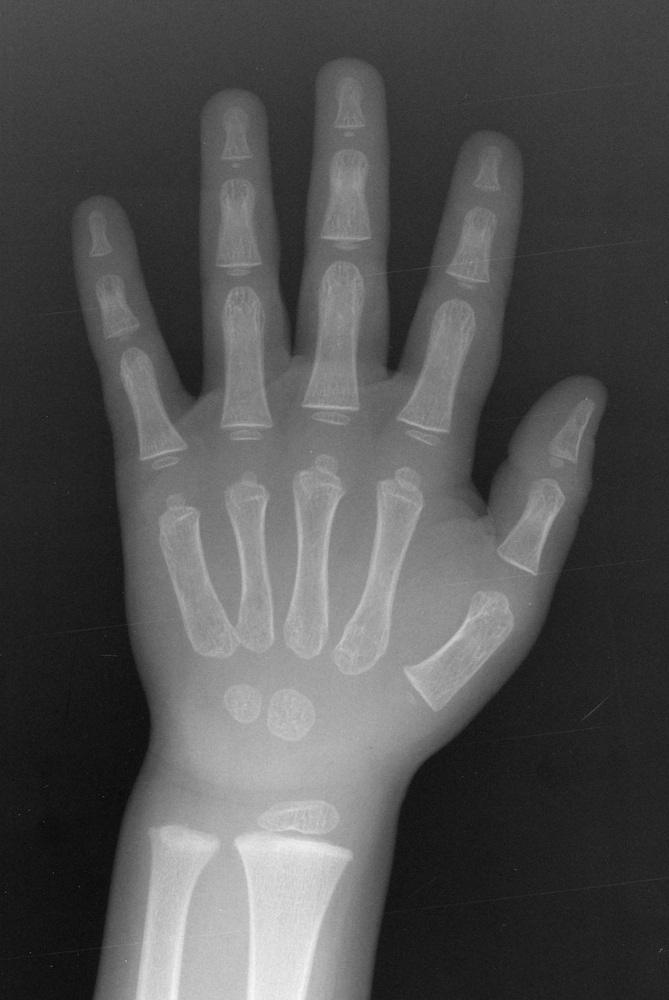
#> input picture Image/OpenCV/image/m_5.jpg, 669 x 1000 px, shrunk from 1070 x 1600 before the run, found by its file name
$ python lxxxxx.py
#> lines starting #> are read from the running program, lines starting #| are printed output that depends on the picture
import os
try:
	import cv2
	import numpy as np
	from matplotlib import pyplot as plt
	import scipy
	import urllib
except:
	os.system("pip install numpy")
	os.system("pip install opencv-python")
	os.system("pip install matplotlib")
	os.system("pip install scipy")
	# os.system("pip install urllib")
	import numpy as np
	import cv2
	from matplotlib import pyplot as plt
	import urllib
	import scipy

# GrabCut
name = "C:/Study/github/Lookoop/Image/OpenCV/image/m_5.jpg" #(794, 688, 3)
img = cv2.imread(name)
#> img is the input picture: shape (1000, 669, 3); min 5, max 249, mean 81.4

# print(img.shape) # (500, 500, 3)
mask = np.zeros(img.shape[:2],np.uint8) # mask
h, w, _ =  img.shape
#> h = 1000; w = 669

bgdModel = np.zeros((1,65),np.float64)
fgdModel = np.zeros((1,65),np.float64)

rect = (int(w * 0.1), int(h * 0.1), int(w * 0.9), int(h * 0.9))
#> rect = (66, 100, 602, 900)
# rect = (0, 0, w, h)

# print(rect)
cv2.grabCut(img,mask,rect,bgdModel,fgdModel,5,cv2.GC_INIT_WITH_RECT)

mask2 = np.where((mask==2)|(mask==0),0,1).astype('uint8')
img = img*mask2[:,:,np.newaxis] # np.newaxis = None
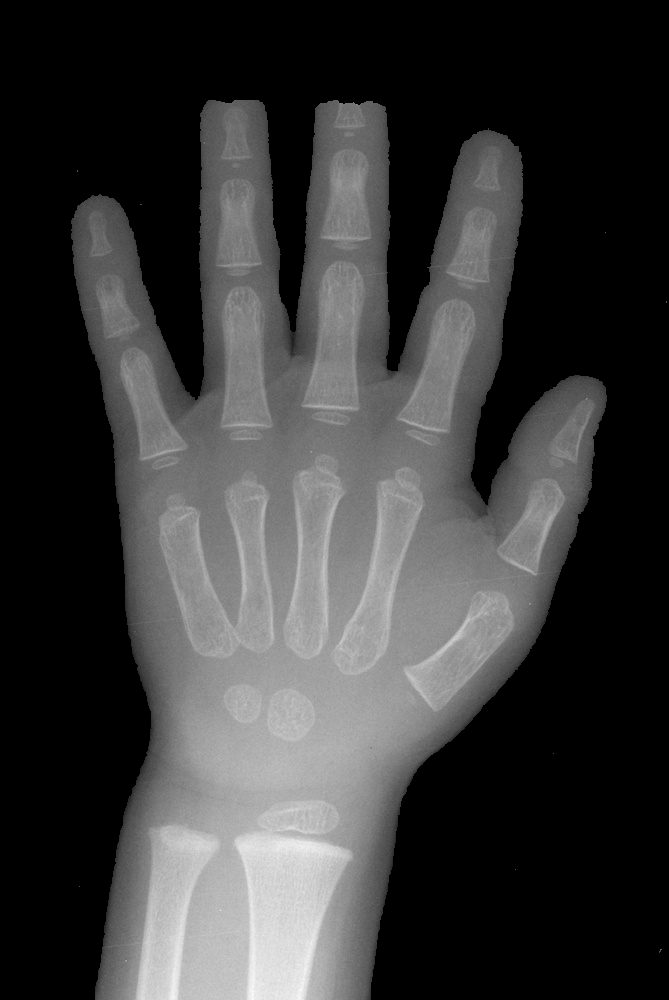
#> img: shape (1000, 669, 3); min 0, max 249, mean 57.9

plt.subplot(121), plt.imshow(img)
plt.title("grabcut"), plt.xticks([]), plt.yticks([])
plt.subplot(122), plt.imshow(cv2.cvtColor(cv2.imread(name), cv2.COLOR_BGR2RGB))
plt.title("original"), plt.xticks([]), plt.yticks([])
plt.show()
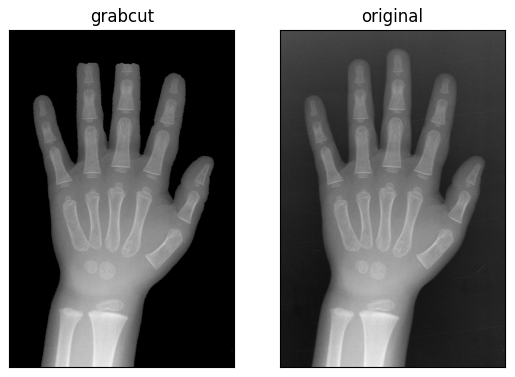
#> figure drawn by matplotlib, 2 panels

# [48 lines of commented-out code are left out]

$ run again, with Image/OpenCV/m_2.jpg copied over Image/OpenCV/image/m_5.jpg
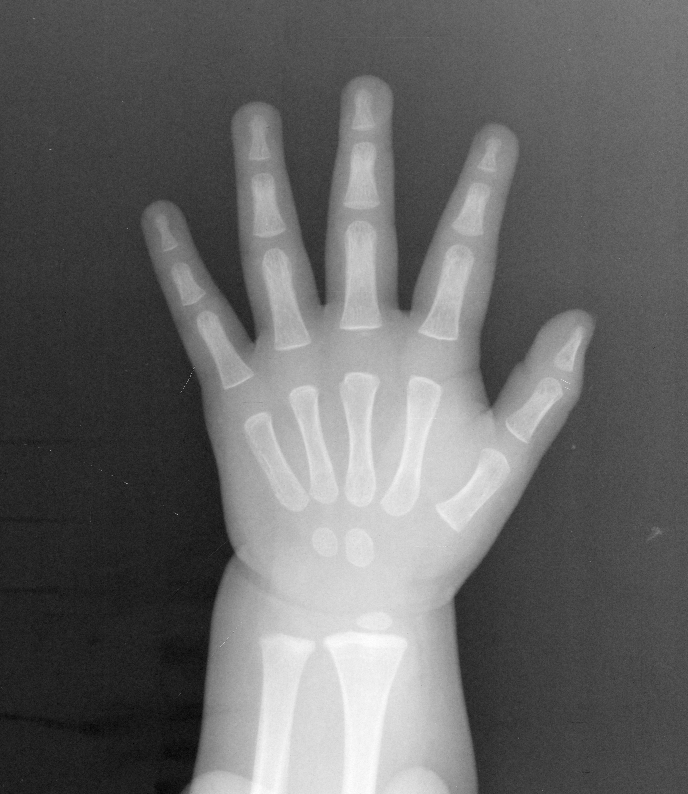
#> input picture Image/OpenCV/m_2.jpg, 688 x 794 px, found by its file name
#> img is the input picture: shape (794, 688, 3); min 0, max 255, mean 102.5
#> `img = img*mask2[:,:,np.newaxis]`:
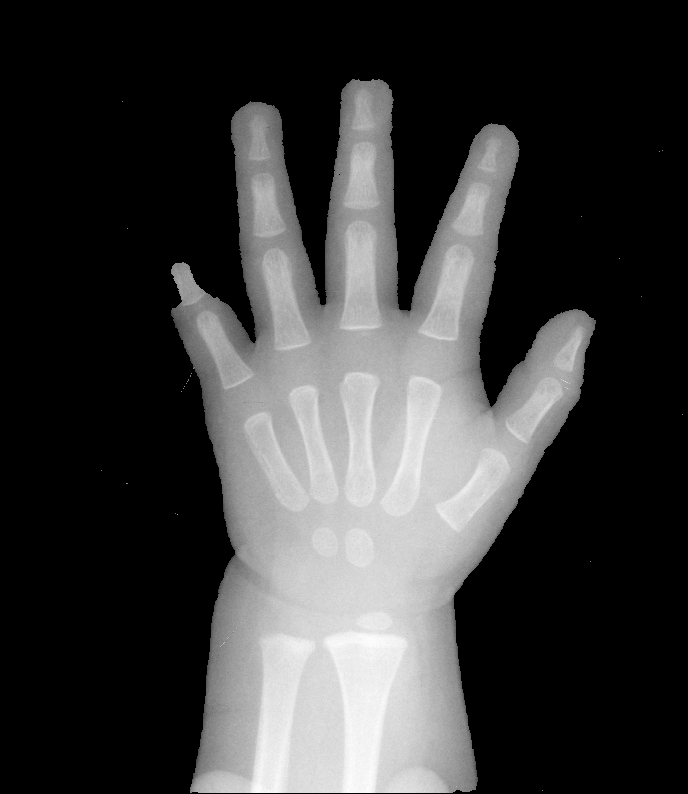
#> img: shape (794, 688, 3); min 0, max 255, mean 58.3
#> `plt.show()`:
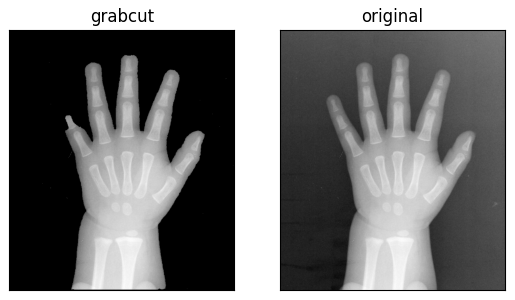
#> figure drawn by matplotlib, 2 panels
